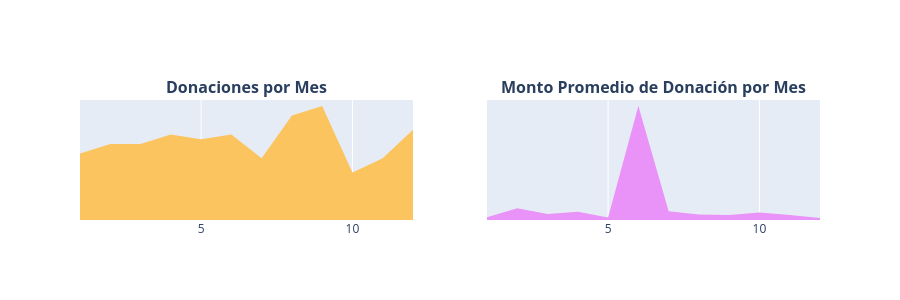

The cell this chart's notebook holds for it:
### Markdown cell above
**Donaciones mensuales:**
* 3.4.3 Número de donaciones mensuales
* 3.4.4 Promedio de donaciones mensuales

### Code cell
# Agrupar por mes: contar total de donaciones y calcular el monto promedio
t2 = donations_df.groupby(['Donation Month']).agg({
    'Donation Year': 'count',
    'Donation Amount': 'mean'
}).reset_index().rename(columns={
    'Donation Year': 'Total Donations',
    'Donation Amount': 'Average Amount'
})

# Definir los ejes x e y para las gráficas
x = t2['Donation Month']
y1 = t2['Total Donations']
y2 = t2['Average Amount']

# Crear la primera gráfica: Donaciones totales por mes
trace1 = go.Scatter(x=x, y=y1, fill='tozeroy', fillcolor='#fcc45f', mode='none')

# Crear la segunda gráfica: Monto promedio de donación por mes
trace2 = go.Scatter(x=x, y=y2, fill='tozeroy', fillcolor="#e993f9", mode='none')

# Crear la figura con 2 subgráficas (una fila, dos columnas)
fig = tools.make_subplots(
    rows=1, cols=2, print_grid=False,
    subplot_titles=["<b>Donaciones por Mes</b>", "<b>Monto Promedio de Donación por Mes</b>"]
)

# Agregar cada gráfica a su posición correspondiente
fig.append_trace(trace1, 1, 1)
fig.append_trace(trace2, 1, 2)

# Configurar el diseño general de la figura (ocultar ejes y leyenda)
fig['layout'].update(
    height=300, showlegend=False,
    yaxis=dict(
        autorange=True,
        showgrid=False,
        zeroline=False,
        showline=False,
        ticks='',
        showticklabels=False
    ),
    yaxis2=dict(
        autorange=True,
        showgrid=False,
        zeroline=False,
        showline=False,
        ticks='',
        showticklabels=False
    )
)

# Mostrar la figura
iplot(fig)

### Figure 1 — Plotly figure (JSON) as saved in the notebook; plotly's stock layout.template omitted (floating-point values rounded to 4 significant figures)
{"data": [{"fill": "tozeroy", "fillcolor": "#fcc45f", "mode": "none", "type": "scatter", "x": [1, 2, 3, 4, 5, 6, 7, 8, 9, 10, 11, 12], "xaxis": "x", "y": [14, 16, 16, 18, 17, 18, 13, 22, 24, 10, 13, 19], "yaxis": "y"}, {"fill": "tozeroy", "fillcolor": "#e993f9", "mode": "none", "type": "scatter", "x": [1, 2, 3, 4, 5, 6, 7, 8, 9, 10, 11, 12], "xaxis": "x2", "y": [85.26, 378.8, 195.4, 267.7, 82.4, 3663.0, 282.5, 177.1, 161.8, 239.1, 157.5, 66.39], "yaxis": "y2"}], "layout": {"annotations": [{"font": {"size": 16}, "showarrow": false, "text": "<b>Donaciones por Mes</b>", "x": 0.225, "xanchor": "center", "xref": "paper", "y": 1, "yanchor": "bottom", "yref": "paper"}, {"font": {"size": 16}, "showarrow": false, "text": "<b>Monto Promedio de Donación por Mes</b>", "x": 0.775, "xanchor": "center", "xref": "paper", "y": 1, "yanchor": "bottom", "yref": "paper"}], "height": 300, "showlegend": false, "xaxis": {"anchor": "y", "domain": [0, 0.45]}, "xaxis2": {"anchor": "y2", "domain": [0.55, 1]}, "yaxis": {"anchor": "x", "autorange": true, "domain": [0, 1], "showgrid": false, "showline": false, "showticklabels": false, "ticks": "", "zeroline": false}, "yaxis2": {"anchor": "x2", "autorange": true, "domain": [0, 1], "showgrid": false, "showline": false, "showticklabels": false, "ticks": "", "zeroline": false}}}
